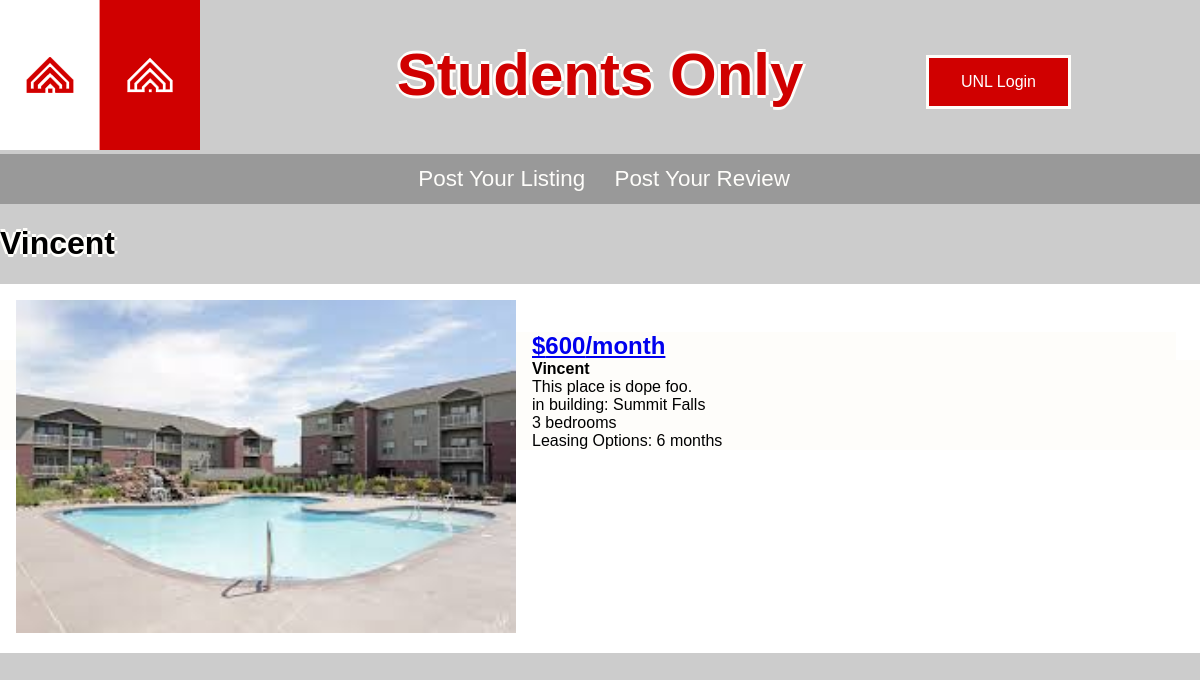
Page /apartments/listing/3 on the committed database.
### apartments/models.py (models this page shows, shortened)
class Apartment(models.Model):
    nickname = models.CharField(max_length=255)
    building = models.ForeignKey(Building)
    description = models.TextField()
    price = models.IntegerField()
    leasingOptions = models.CharField(max_length=255)
    bedrooms = models.PositiveIntegerField()
    public = models.BooleanField(default=False)
    def get_absolute_url(self):
        return "/apartments/listing/%s" % self.id

class Building(models.Model):
    image = models.ImageField(upload_to="media", blank=True, null=True)
    name = models.CharField(max_length=255)
    address = models.CharField(max_length=255)
    contactInfo = models.CharField(max_length=255)
    rating = models.FloatField(default=0.0) #derived from reviews
    amenities = models.ManyToManyField(Amenities)
    distanceToCity = models.FloatField()
    distanceToEast = models.FloatField()
    available = models.BooleanField()
    name_slug = models.SlugField(default="building-name")
    def __str__(self):
        return self.name

### apartments/views.py (the view)
# urls.py: url(r'^apartments/listing/(?P<listing_id>[-\w]+)', views.apartmentDetail, name='detail'),
def apartmentDetail(request, listing_id):
    listing = Apartment.objects.get(id=listing_id)
    context = {'listing': listing}
    return render(request, 'apartments/detail.html', context)

### apartments/templates/apartments/detail.html
{% extends "base.html" %}
{% block content %}
<h1>{{ listing.nickname }}</h1>
<div class="row">
	<div class="col-xs-12" style="background-color:white;">
    	<div class="photolisting">
        	<a href="{{ listing.get_absolute_url }}"><img src="/{{ listing.building.image }}" style="width:500px"></a>
        </div>
    	<div class="info">
        	<h2><a href="{{ listing.get_absolute_url }}">${{ listing.price}}/month</a></h2>
            <h4>{{ listing.nickname }}</h4>
            <p>{{ listing.description }}</p>
            <p>in building: {{ listing.building }}</p>
            <p>{{ listing.bedrooms }} bedrooms</p>
            <p>Leasing Options: {{ listing.leasingOptions }}</p>
        </div>
    </div>
</div>
{% endblock %}

### apartments/static/css/roomtraders.css (style rules this page uses)
* { font-family: sans-serif; }
h1 { text-shadow: -3px 0 #FEFDFA, 0 3px #FEFDFA, 3px 0 #FEFDFA, 0 -3px #FEFDFA; }
h2 { color: #D00000; margin-top:50%; }
body { background-color: #CCC; padding: 0; margin: 0; }
img { max-width:100%; }
.photolisting { text-align: center; padding: 0; margin: 1em; float: left; }
.info h2, h4, p { text-align: left; padding-left: 2em; margin: 2em 1em 0 2em; background-color: #FEFDFA; }
.listinginfo h2, h4, p { padding: 0; margin: 0; }

### rows in the picture
Apartment: nickname "Vincent", building.image (picture), price "600", description "This place is dope foo.", building "Summit Falls", bedrooms "3", leasingOptions "6 months"
